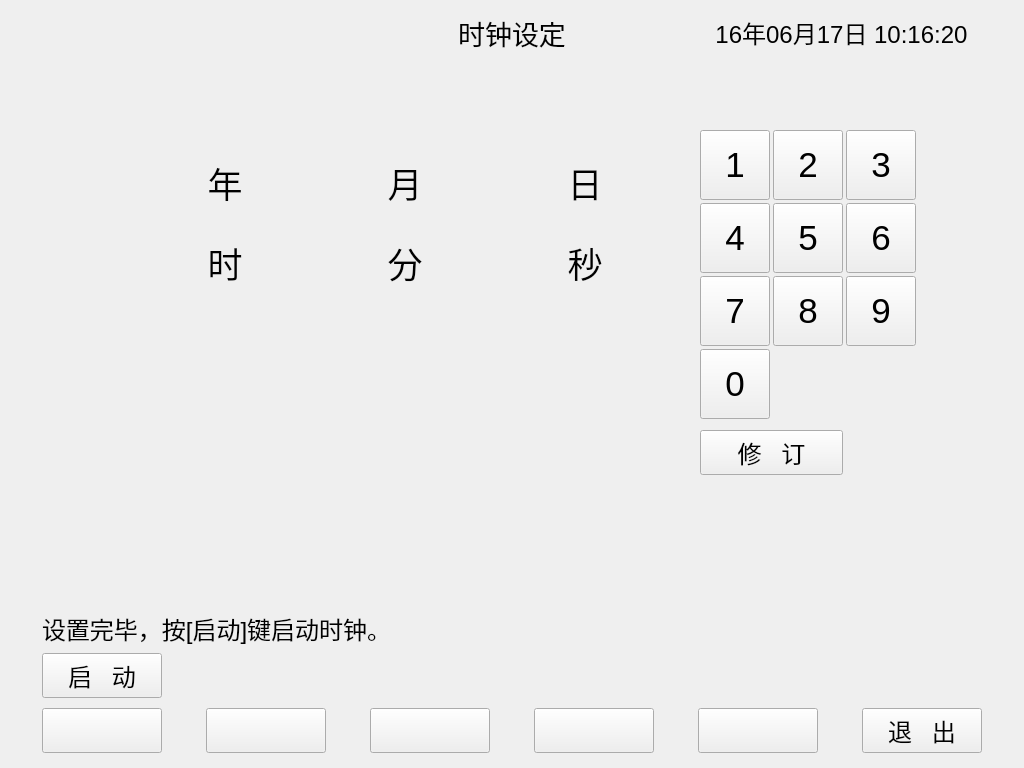
<?xml version="1.0" encoding="UTF-8"?>
<ui version="4.0">
 <class>setdatetime</class>
 <widget class="QDialog" name="setdatetime">
  <property name="geometry">
   <rect>
    <x>0</x>
    <y>0</y>
    <width>1024</width>
    <height>768</height>
   </rect>
  </property>
  <property name="windowTitle">
   <string>时钟设定</string>
  </property>
  <widget class="QPushButton" name="buttontemp4">
   <property name="geometry">
    <rect>
     <x>534</x>
     <y>708</y>
     <width>120</width>
     <height>45</height>
    </rect>
   </property>
   <property name="font">
    <font>
     <pointsize>18</pointsize>
    </font>
   </property>
   <property name="focusPolicy">
    <enum>Qt::NoFocus</enum>
   </property>
   <property name="text">
    <string/>
   </property>
  </widget>
  <widget class="QPushButton" name="buttontemp3">
   <property name="geometry">
    <rect>
     <x>370</x>
     <y>708</y>
     <width>120</width>
     <height>45</height>
    </rect>
   </property>
   <property name="font">
    <font>
     <pointsize>18</pointsize>
    </font>
   </property>
   <property name="focusPolicy">
    <enum>Qt::NoFocus</enum>
   </property>
   <property name="text">
    <string/>
   </property>
  </widget>
  <widget class="QLabel" name="labelmessage">
   <property name="geometry">
    <rect>
     <x>42</x>
     <y>608</y>
     <width>721</width>
     <height>40</height>
    </rect>
   </property>
   <property name="font">
    <font>
     <pointsize>18</pointsize>
    </font>
   </property>
   <property name="text">
    <string>设置完毕，按[启动]键启动时钟。</string>
   </property>
   <property name="alignment">
    <set>Qt::AlignLeading|Qt::AlignLeft|Qt::AlignVCenter</set>
   </property>
  </widget>
  <widget class="QPushButton" name="buttontemp5">
   <property name="geometry">
    <rect>
     <x>698</x>
     <y>708</y>
     <width>120</width>
     <height>45</height>
    </rect>
   </property>
   <property name="font">
    <font>
     <pointsize>18</pointsize>
    </font>
   </property>
   <property name="focusPolicy">
    <enum>Qt::NoFocus</enum>
   </property>
   <property name="text">
    <string/>
   </property>
  </widget>
  <widget class="QPushButton" name="buttontemp2">
   <property name="geometry">
    <rect>
     <x>206</x>
     <y>708</y>
     <width>120</width>
     <height>45</height>
    </rect>
   </property>
   <property name="font">
    <font>
     <pointsize>18</pointsize>
    </font>
   </property>
   <property name="focusPolicy">
    <enum>Qt::NoFocus</enum>
   </property>
   <property name="text">
    <string/>
   </property>
  </widget>
  <widget class="QPushButton" name="buttonquit">
   <property name="geometry">
    <rect>
     <x>862</x>
     <y>708</y>
     <width>120</width>
     <height>45</height>
    </rect>
   </property>
   <property name="font">
    <font>
     <pointsize>18</pointsize>
    </font>
   </property>
   <property name="focusPolicy">
    <enum>Qt::NoFocus</enum>
   </property>
   <property name="text">
    <string>退   出</string>
   </property>
  </widget>
  <widget class="QPushButton" name="buttontemp1">
   <property name="geometry">
    <rect>
     <x>42</x>
     <y>708</y>
     <width>120</width>
     <height>45</height>
    </rect>
   </property>
   <property name="font">
    <font>
     <pointsize>18</pointsize>
    </font>
   </property>
   <property name="focusPolicy">
    <enum>Qt::NoFocus</enum>
   </property>
   <property name="text">
    <string/>
   </property>
  </widget>
  <widget class="QPushButton" name="buttonstrart">
   <property name="geometry">
    <rect>
     <x>42</x>
     <y>653</y>
     <width>120</width>
     <height>45</height>
    </rect>
   </property>
   <property name="font">
    <font>
     <pointsize>18</pointsize>
    </font>
   </property>
   <property name="focusPolicy">
    <enum>Qt::NoFocus</enum>
   </property>
   <property name="text">
    <string>启   动</string>
   </property>
  </widget>
  <widget class="QLabel" name="labelbuttonarea">
   <property name="geometry">
    <rect>
     <x>10</x>
     <y>703</y>
     <width>1004</width>
     <height>55</height>
    </rect>
   </property>
   <property name="text">
    <string/>
   </property>
  </widget>
  <widget class="QLabel" name="title_3">
   <property name="geometry">
    <rect>
     <x>669</x>
     <y>10</y>
     <width>345</width>
     <height>45</height>
    </rect>
   </property>
   <property name="sizePolicy">
    <sizepolicy hsizetype="Expanding" vsizetype="Expanding">
     <horstretch>0</horstretch>
     <verstretch>0</verstretch>
    </sizepolicy>
   </property>
   <property name="font">
    <font>
     <pointsize>18</pointsize>
    </font>
   </property>
   <property name="text">
    <string>16年06月17日 10:16:20</string>
   </property>
   <property name="alignment">
    <set>Qt::AlignCenter</set>
   </property>
  </widget>
  <widget class="QLabel" name="title">
   <property name="geometry">
    <rect>
     <x>10</x>
     <y>10</y>
     <width>345</width>
     <height>45</height>
    </rect>
   </property>
   <property name="sizePolicy">
    <sizepolicy hsizetype="Expanding" vsizetype="Expanding">
     <horstretch>0</horstretch>
     <verstretch>0</verstretch>
    </sizepolicy>
   </property>
   <property name="font">
    <font>
     <pointsize>18</pointsize>
    </font>
   </property>
   <property name="text">
    <string/>
   </property>
  </widget>
  <widget class="QLabel" name="title_2">
   <property name="geometry">
    <rect>
     <x>355</x>
     <y>10</y>
     <width>314</width>
     <height>45</height>
    </rect>
   </property>
   <property name="sizePolicy">
    <sizepolicy hsizetype="Expanding" vsizetype="Expanding">
     <horstretch>0</horstretch>
     <verstretch>0</verstretch>
    </sizepolicy>
   </property>
   <property name="font">
    <font>
     <pointsize>20</pointsize>
    </font>
   </property>
   <property name="text">
    <string>时钟设定</string>
   </property>
   <property name="alignment">
    <set>Qt::AlignCenter</set>
   </property>
  </widget>
  <widget class="MyLabel" name="label_year">
   <property name="geometry">
    <rect>
     <x>80</x>
     <y>160</y>
     <width>110</width>
     <height>45</height>
    </rect>
   </property>
   <property name="font">
    <font>
     <pointsize>26</pointsize>
    </font>
   </property>
   <property name="text">
    <string/>
   </property>
   <property name="alignment">
    <set>Qt::AlignCenter</set>
   </property>
  </widget>
  <widget class="QLabel" name="label_1">
   <property name="geometry">
    <rect>
     <x>190</x>
     <y>160</y>
     <width>70</width>
     <height>45</height>
    </rect>
   </property>
   <property name="font">
    <font>
     <pointsize>26</pointsize>
    </font>
   </property>
   <property name="text">
    <string>年</string>
   </property>
   <property name="alignment">
    <set>Qt::AlignCenter</set>
   </property>
  </widget>
  <widget class="MyLabel" name="label_month">
   <property name="geometry">
    <rect>
     <x>260</x>
     <y>160</y>
     <width>110</width>
     <height>45</height>
    </rect>
   </property>
   <property name="font">
    <font>
     <pointsize>26</pointsize>
    </font>
   </property>
   <property name="text">
    <string/>
   </property>
   <property name="alignment">
    <set>Qt::AlignCenter</set>
   </property>
  </widget>
  <widget class="QLabel" name="label_2">
   <property name="geometry">
    <rect>
     <x>370</x>
     <y>160</y>
     <width>70</width>
     <height>45</height>
    </rect>
   </property>
   <property name="font">
    <font>
     <pointsize>26</pointsize>
    </font>
   </property>
   <property name="text">
    <string>月</string>
   </property>
   <property name="alignment">
    <set>Qt::AlignCenter</set>
   </property>
  </widget>
  <widget class="MyLabel" name="label_day">
   <property name="geometry">
    <rect>
     <x>440</x>
     <y>160</y>
     <width>110</width>
     <height>45</height>
    </rect>
   </property>
   <property name="font">
    <font>
     <pointsize>26</pointsize>
    </font>
   </property>
   <property name="text">
    <string/>
   </property>
   <property name="alignment">
    <set>Qt::AlignCenter</set>
   </property>
  </widget>
  <widget class="QLabel" name="label_3">
   <property name="geometry">
    <rect>
     <x>550</x>
     <y>160</y>
     <width>70</width>
     <height>45</height>
    </rect>
   </property>
   <property name="font">
    <font>
     <pointsize>26</pointsize>
    </font>
   </property>
   <property name="text">
    <string>日</string>
   </property>
   <property name="alignment">
    <set>Qt::AlignCenter</set>
   </property>
  </widget>
  <widget class="QLabel" name="label_6">
   <property name="geometry">
    <rect>
     <x>550</x>
     <y>240</y>
     <width>70</width>
     <height>45</height>
    </rect>
   </property>
   <property name="font">
    <font>
     <pointsize>26</pointsize>
    </font>
   </property>
   <property name="text">
    <string>秒</string>
   </property>
   <property name="alignment">
    <set>Qt::AlignCenter</set>
   </property>
  </widget>
  <widget class="MyLabel" name="label_second">
   <property name="geometry">
    <rect>
     <x>440</x>
     <y>240</y>
     <width>110</width>
     <height>45</height>
    </rect>
   </property>
   <property name="font">
    <font>
     <pointsize>26</pointsize>
    </font>
   </property>
   <property name="text">
    <string/>
   </property>
   <property name="alignment">
    <set>Qt::AlignCenter</set>
   </property>
  </widget>
  <widget class="QLabel" name="label_4">
   <property name="geometry">
    <rect>
     <x>190</x>
     <y>240</y>
     <width>70</width>
     <height>45</height>
    </rect>
   </property>
   <property name="font">
    <font>
     <pointsize>26</pointsize>
    </font>
   </property>
   <property name="text">
    <string>时</string>
   </property>
   <property name="alignment">
    <set>Qt::AlignCenter</set>
   </property>
  </widget>
  <widget class="QLabel" name="label_5">
   <property name="geometry">
    <rect>
     <x>370</x>
     <y>240</y>
     <width>70</width>
     <height>45</height>
    </rect>
   </property>
   <property name="font">
    <font>
     <pointsize>26</pointsize>
    </font>
   </property>
   <property name="text">
    <string>分</string>
   </property>
   <property name="alignment">
    <set>Qt::AlignCenter</set>
   </property>
  </widget>
  <widget class="MyLabel" name="label_hour">
   <property name="geometry">
    <rect>
     <x>80</x>
     <y>240</y>
     <width>110</width>
     <height>45</height>
    </rect>
   </property>
   <property name="font">
    <font>
     <pointsize>26</pointsize>
    </font>
   </property>
   <property name="text">
    <string/>
   </property>
   <property name="alignment">
    <set>Qt::AlignCenter</set>
   </property>
  </widget>
  <widget class="MyLabel" name="label_minute">
   <property name="geometry">
    <rect>
     <x>260</x>
     <y>240</y>
     <width>110</width>
     <height>45</height>
    </rect>
   </property>
   <property name="font">
    <font>
     <pointsize>26</pointsize>
    </font>
   </property>
   <property name="text">
    <string/>
   </property>
   <property name="alignment">
    <set>Qt::AlignCenter</set>
   </property>
  </widget>
  <widget class="QPushButton" name="pushButton_1">
   <property name="geometry">
    <rect>
     <x>700</x>
     <y>130</y>
     <width>70</width>
     <height>70</height>
    </rect>
   </property>
   <property name="font">
    <font>
     <pointsize>26</pointsize>
    </font>
   </property>
   <property name="focusPolicy">
    <enum>Qt::NoFocus</enum>
   </property>
   <property name="text">
    <string>1</string>
   </property>
  </widget>
  <widget class="QPushButton" name="pushButton_2">
   <property name="geometry">
    <rect>
     <x>773</x>
     <y>130</y>
     <width>70</width>
     <height>70</height>
    </rect>
   </property>
   <property name="font">
    <font>
     <pointsize>26</pointsize>
    </font>
   </property>
   <property name="focusPolicy">
    <enum>Qt::NoFocus</enum>
   </property>
   <property name="text">
    <string>2</string>
   </property>
  </widget>
  <widget class="QPushButton" name="pushButton_3">
   <property name="geometry">
    <rect>
     <x>846</x>
     <y>130</y>
     <width>70</width>
     <height>70</height>
    </rect>
   </property>
   <property name="font">
    <font>
     <pointsize>26</pointsize>
    </font>
   </property>
   <property name="focusPolicy">
    <enum>Qt::NoFocus</enum>
   </property>
   <property name="text">
    <string>3</string>
   </property>
  </widget>
  <widget class="QPushButton" name="pushButton_6">
   <property name="geometry">
    <rect>
     <x>846</x>
     <y>203</y>
     <width>70</width>
     <height>70</height>
    </rect>
   </property>
   <property name="font">
    <font>
     <pointsize>26</pointsize>
    </font>
   </property>
   <property name="focusPolicy">
    <enum>Qt::NoFocus</enum>
   </property>
   <property name="text">
    <string>6</string>
   </property>
  </widget>
  <widget class="QPushButton" name="pushButton_4">
   <property name="geometry">
    <rect>
     <x>700</x>
     <y>203</y>
     <width>70</width>
     <height>70</height>
    </rect>
   </property>
   <property name="font">
    <font>
     <pointsize>26</pointsize>
    </font>
   </property>
   <property name="focusPolicy">
    <enum>Qt::NoFocus</enum>
   </property>
   <property name="text">
    <string>4</string>
   </property>
  </widget>
  <widget class="QPushButton" name="pushButton_5">
   <property name="geometry">
    <rect>
     <x>773</x>
     <y>203</y>
     <width>70</width>
     <height>70</height>
    </rect>
   </property>
   <property name="font">
    <font>
     <pointsize>26</pointsize>
    </font>
   </property>
   <property name="focusPolicy">
    <enum>Qt::NoFocus</enum>
   </property>
   <property name="text">
    <string>5</string>
   </property>
  </widget>
  <widget class="QPushButton" name="pushButton_8">
   <property name="geometry">
    <rect>
     <x>773</x>
     <y>276</y>
     <width>70</width>
     <height>70</height>
    </rect>
   </property>
   <property name="font">
    <font>
     <pointsize>26</pointsize>
    </font>
   </property>
   <property name="focusPolicy">
    <enum>Qt::NoFocus</enum>
   </property>
   <property name="text">
    <string>8</string>
   </property>
  </widget>
  <widget class="QPushButton" name="pushButton_9">
   <property name="geometry">
    <rect>
     <x>846</x>
     <y>276</y>
     <width>70</width>
     <height>70</height>
    </rect>
   </property>
   <property name="font">
    <font>
     <pointsize>26</pointsize>
    </font>
   </property>
   <property name="focusPolicy">
    <enum>Qt::NoFocus</enum>
   </property>
   <property name="text">
    <string>9</string>
   </property>
  </widget>
  <widget class="QPushButton" name="pushButton_7">
   <property name="geometry">
    <rect>
     <x>700</x>
     <y>276</y>
     <width>70</width>
     <height>70</height>
    </rect>
   </property>
   <property name="font">
    <font>
     <pointsize>26</pointsize>
    </font>
   </property>
   <property name="focusPolicy">
    <enum>Qt::NoFocus</enum>
   </property>
   <property name="text">
    <string>7</string>
   </property>
  </widget>
  <widget class="QPushButton" name="pushButton_0">
   <property name="geometry">
    <rect>
     <x>700</x>
     <y>349</y>
     <width>70</width>
     <height>70</height>
    </rect>
   </property>
   <property name="font">
    <font>
     <pointsize>26</pointsize>
    </font>
   </property>
   <property name="focusPolicy">
    <enum>Qt::NoFocus</enum>
   </property>
   <property name="text">
    <string>0</string>
   </property>
  </widget>
  <widget class="QPushButton" name="buttonrevise">
   <property name="geometry">
    <rect>
     <x>700</x>
     <y>430</y>
     <width>143</width>
     <height>45</height>
    </rect>
   </property>
   <property name="font">
    <font>
     <pointsize>18</pointsize>
    </font>
   </property>
   <property name="focusPolicy">
    <enum>Qt::NoFocus</enum>
   </property>
   <property name="text">
    <string>修   订</string>
   </property>
  </widget>
  <zorder>labelbuttonarea</zorder>
  <zorder>buttontemp4</zorder>
  <zorder>buttontemp3</zorder>
  <zorder>labelmessage</zorder>
  <zorder>buttontemp5</zorder>
  <zorder>buttontemp2</zorder>
  <zorder>buttonquit</zorder>
  <zorder>buttontemp1</zorder>
  <zorder>buttonstrart</zorder>
  <zorder>title_3</zorder>
  <zorder>title</zorder>
  <zorder>title_2</zorder>
  <zorder>label_year</zorder>
  <zorder>label_1</zorder>
  <zorder>label_month</zorder>
  <zorder>label_2</zorder>
  <zorder>label_day</zorder>
  <zorder>label_3</zorder>
  <zorder>label_6</zorder>
  <zorder>label_second</zorder>
  <zorder>label_4</zorder>
  <zorder>label_5</zorder>
  <zorder>label_hour</zorder>
  <zorder>label_minute</zorder>
  <zorder>pushButton_1</zorder>
  <zorder>pushButton_2</zorder>
  <zorder>pushButton_3</zorder>
  <zorder>pushButton_6</zorder>
  <zorder>pushButton_4</zorder>
  <zorder>pushButton_5</zorder>
  <zorder>pushButton_8</zorder>
  <zorder>pushButton_9</zorder>
  <zorder>pushButton_7</zorder>
  <zorder>pushButton_0</zorder>
  <zorder>buttonrevise</zorder>
 </widget>
 <customwidgets>
  <customwidget>
   <class>MyLabel</class>
   <extends>QLabel</extends>
   <header>mylabel.h</header>
  </customwidget>
 </customwidgets>
 <resources/>
 <connections/>
</ui>
